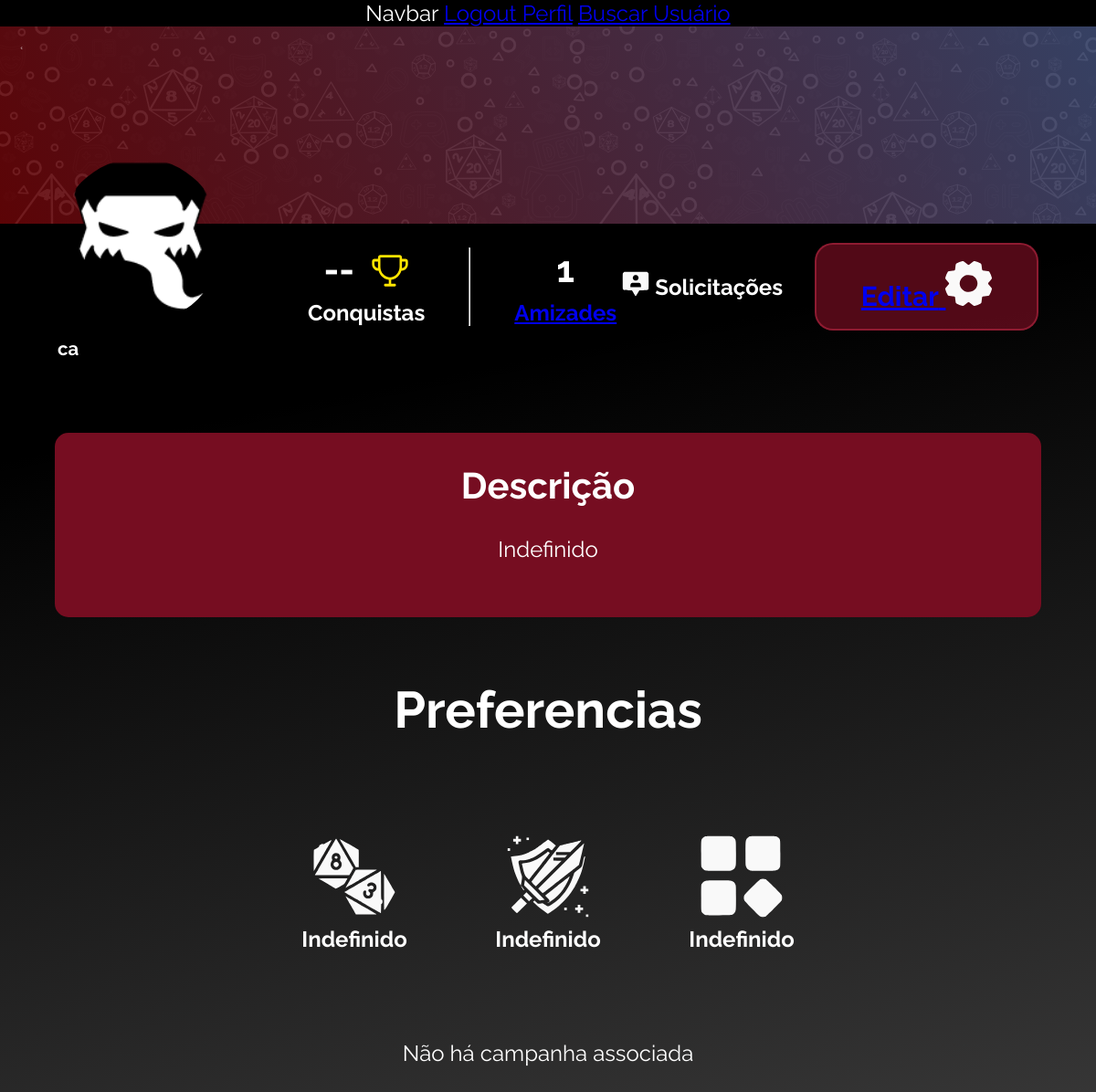
Before: /usuario (signed in) with the older database file.
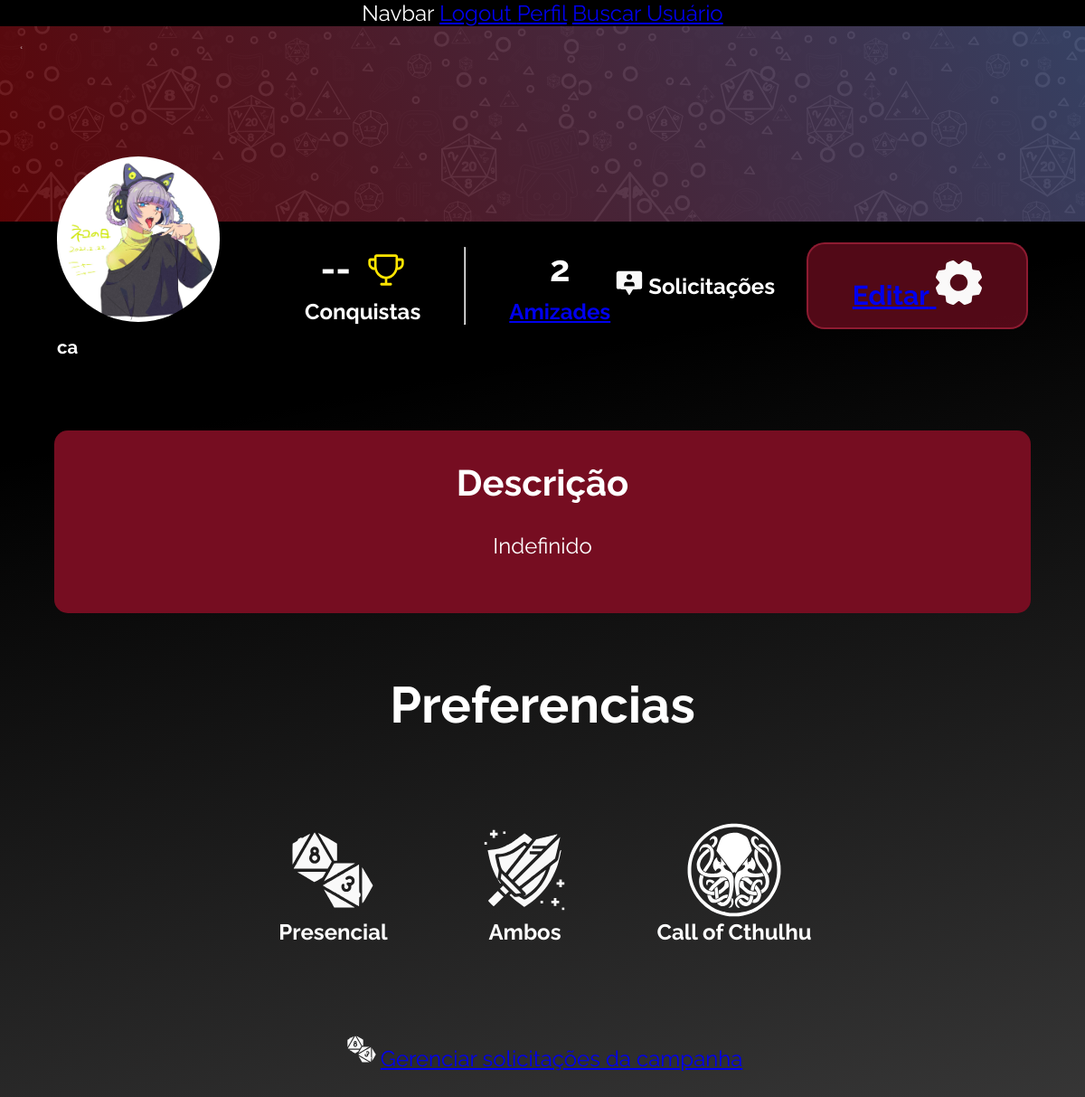
After: the same page with the newer database file.
### home/models.py (models this page shows, shortened)
class Perfil(models.Model):
    nomePerfil = models.ForeignKey(User, on_delete=models.CASCADE)
    slug = models.SlugField(User, unique=True)
    SESSION_CHOICES = (
        ('Online', 'Online'),
        ('Presencial', 'Presencial'),
    )
    PLAYER_TYPE_CHOICES = (
        ('Mestre', 'Mestre'),
        ('Jogador', 'Jogador'),
        ('Ambos', 'Ambos'),
    )
    RPG_SYSTEM_CHOICES = (
        ('Dungeons & Dragons', 'Dungeons & Dragons'),
        ('Tormenta20', 'Tormenta20'),
        ('Ordem Paranormal', 'Ordem Paranormal'),
        ('Call of Cthulhu', 'Call of Cthulhu'),
        ('Outros', 'Outros'),
    )
    fotoConta = models.ImageField(upload_to='images/profilePictures')
    tipo_sessao = models.CharField(max_length=20, choices=SESSION_CHOICES, null=True)
    tipo_player = models.CharField(max_length=20, choices=PLAYER_TYPE_CHOICES, null=True)
    descricao = models.TextField(max_length=256, null=True)
    sistema_rpg = models.CharField(max_length=20, choices=RPG_SYSTEM_CHOICES, null=True)
    idade = models.IntegerField(null=True)

### home/views.py (the view)
# urls.py: path('usuario', views.usuario, name = 'usuario'),
@login_required
def usuario(request):
    perfil = Perfil.objects.get(nomePerfil=request.user)
    campanha = Campanha.objects.filter(nomeMestre=perfil).first()
    quantidade_amigos = Amigo.objects.filter(usuario=request.user.id).count()
    return render(request, 'principal/user.html', {'perfil': perfil, 'campanha': campanha, 'quantidade_amigos':quantidade_amigos})

### home/templates/principal/user.html (shortened to what the changed rows need)
{% extends 'principal/base.html' %}
{% load static %}
{% block head %}
<link rel="stylesheet" href="{% static "css/global-ia.css" %}" />
<link rel="stylesheet" href="{% static "css/responsivity.css" %}">
<link rel="stylesheet" href="{% static "css/perfil.css" %}" />
{% endblock %}
{% block conteudo %}
<div class="flex">
  <div class="user-header">
    <div class="header-background">
    </div>
    <div class="header-body">
      <div class="body-row flex">
        <div class="body-name flex">
          {% if perfil.fotoConta == 'Indefinido' %}
            <img class="image-50-icon" alt="Foto do usuário {{ user }}"  src="{% static "img/Ain.png" %}" />
          {% else %}
            <img class="image-50-icon" alt="Foto do usuário {{ user }}"  src="{{ perfil.fotoConta.url }}" />
          {% endif %}
          <b class="nome">{{ user }}</b>
        </div>
        <div class="flex" id="header-piece">
          <div class="middle-stats flex">
            <div class="friendship flex">
              <b class="b">{{ quantidade_amigos }}</b>
              <a href="{% url 'listar_amigos' %}"><b class="amizades">Amizades</b></a>
            </div>
          </div>
        </div>
      </div>
    </div>
  </div>
  <div class="user-body flex">
    <b>Descrição</b>
    <p class="desc-text">
      {{ perfil.descricao }}
    </p>
  </div>
  <div class="preferences flex">
    <b id="descrio">Preferencias</b>
    <div class="preference-stats flex">
      <div class="preference-stat">
        {% if perfil.tipo_sessao == "Online" %}
          <img class="rss-2-icon" alt="Chats simbolizando estilo de jogo online" src="{% static "img/public/mesa-online.svg" %}" />
        {% else %}
          <img class="rss-2-icon" alt="Dados de 20 lados simbolizando estilo de jogo presencial" src="{% static "img/public/mesa-presencial.svg" %}" />
        {% endif %}
        <b class="mesa-virtual">{{ perfil.tipo_sessao }}</b>
      </div>
      <div class="preference-stat">
        {% if perfil.tipo_player == "Jogador" %}
          <img class="ss-2-icon" alt="" src="{% static "img/public/player.svg" %}" />
        {% elif perfil.tipo_player == "Mestre" %}
        <img class="ss-2-icon" alt="" src="{% static "img/public/mestre.svg" %}" />
        {% else %}
          <img class="ss-2-icon" alt="" src="{% static "img/public/ambos.svg" %}" />
        {% endif %}
        <b class="mestrejogador">{{ perfil.tipo_player }}</b>
      </div>
      <div class="preference-stat">
        {% if perfil.sistema_rpg == "Dungeons & Dragons"%}
          <img class="dnd-2-icon" alt="Imagem representando Dungeon and Dragons" src="{% static "img/public/dnd.svg" %}" />
        {% elif perfil.sistema_rpg == "Tormenta20" %}
          <img class="dnd-2-icon" alt="Imagem representando Tormenta20" src="{% static "img/public/t20.svg" %}" />
        {% elif perfil.sistema_rpg == "Call of Cthulhu" %}
          <img class="dnd-2-icon" alt="Imagem representando Call of Cthulhu" src="{% static "img/public/coc.svg" %}" />
        {% elif perfil.sistema_rpg == "Ordem Paranormal" %}
          <img class="dnd-2-icon" alt="Imagem representando Ordem Paranormal" src="{% static "img/public/ordem.svg" %}" />
        {% else %}
          <img class="dnd-2-icon" alt="Imagem de um mapa representando Outros RPGs em geral" src="{% static "img/public/others.svg" %}" />
        {% endif %}
        <b class="dnd">{{ perfil.sistema_rpg }}</b>
      </div>
    </div>
    {% if campanha.id %}
    <a href="{% url 'gerenciar_solicitacoes' %}"><img src="{% static "img/public/mesa-presencial.svg" %}" alt="" class="trophy-2-icon">Gerenciar solicitações da campanha</a>
    {% else %}
    Não há campanha associada
  {% endif %}
  </div>
</div>
{% endblock conteudo %}

Changed rows visible on the page:
changed Perfil "Indefinido": fotoConta: picture added; tipo_sessao "Indefinido" → "Presencial"; tipo_player "Indefinido" → "Ambos"; sistema_rpg "Indefinido" → "Call of Cthulhu"
Other visible differences:
{{ quantidade_amigos }}: "1" → "2"
text no longer shown: "Não há campanha associada"
text now shown: "Gerenciar solicitações da campanha"
